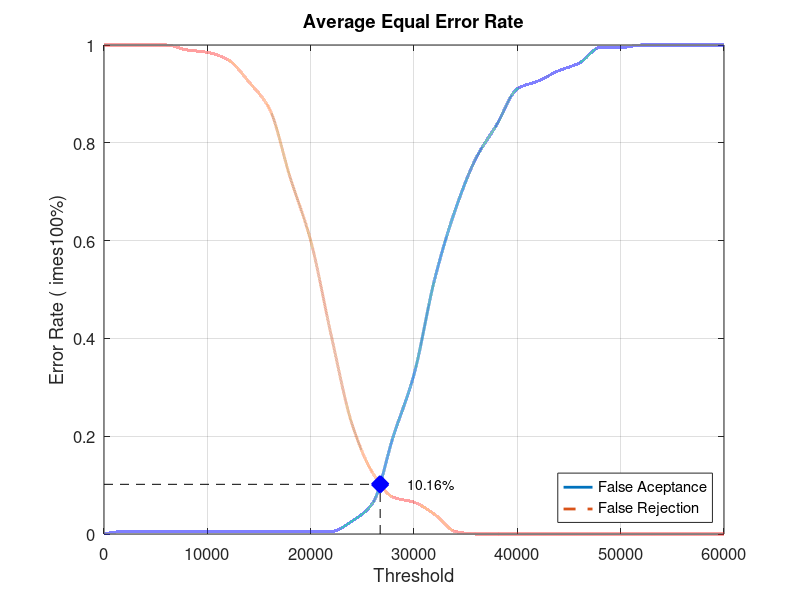
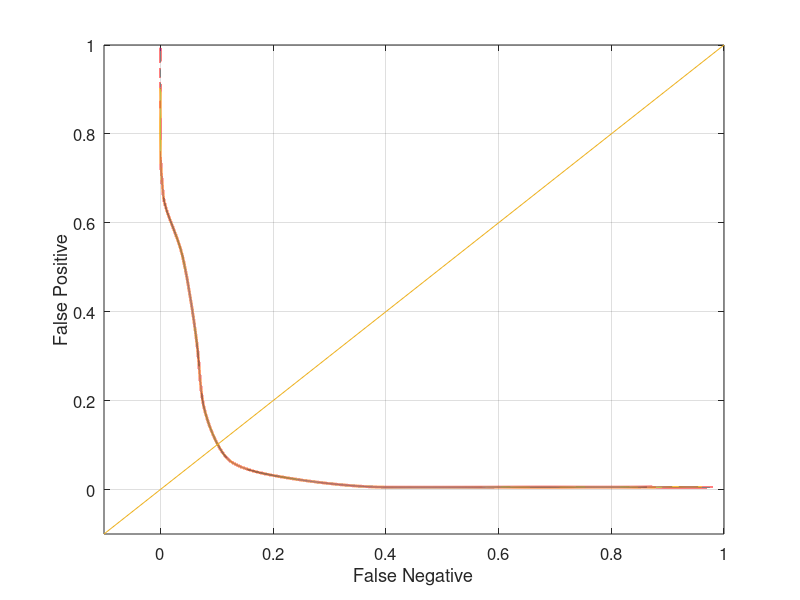

The MATLAB script that drew these images, in order:
close all;
clear;
clc;
x = 0:2000:60000;
xq = 0:0.5:60000;

y0 = [0 0.00526316 0.00526316 0.00526316 0.00526316 0.00526316 0.00526316 0.00526316 0.00526316 0.00526316 0.00526316 0.00526316 0.0263158 0.0631579 0.2 0.326316 0.521053 0.663158 0.768421 0.836842 0.910526 0.926316 0.947368 0.963158 0.994737 0.994737 1 1 1 1 1]
yy0 = interp1(x, y0, xq, 'pchip');
y1 = [1 1 1 1 0.99 0.985 0.97 0.925 0.87 0.73 0.6 0.405 0.225 0.125 0.075 0.065 0.04 0.005 0 0 0 0 0 0 0 0 0 0 0 0 0]
yy1 = interp1(x, y1, xq, 'pchip');

% Calculating EER: 
y2 = abs(y0 - y1);
find(y2 == min(y2))
yy2 = abs(yy0 - yy1);
xEER = find(yy2 == min(yy2));
xEERIndex = xq(xEER) % X-axis EER
yEER = yy0(xEER) % Y-axis EER

main = figure
plot(xq, yy0,'-','LineWidth', 2);	hold on
plot(xq, yy1,'--','LineWidth', 2);	hold on
plot([xEERIndex xEERIndex], [0 yEER], 'k--');	hold on
plot([0 xEERIndex], [yEER yEER], 'k--');	hold on
plot(xEERIndex, yEER, 'bx', 'LineWidth', 10);	hold on
text(xEERIndex + 10 * xEERIndex / 100, yEER, [num2str(round((10000 * yEER)) / 100) '%'])
legend('False Aceptance', 'False Rejection', 'Location', 'SouthEast')
xlabel('Threshold')
ylabel('Error Rate (	imes100%)')
title('Average Equal Error Rate')
set(gca, 'FontSize', 12)
axis([0 60000 0 1])
grid on

print(main, 'Database1_3Main', '-dpng');
FNRxFPR = figure('Color', [1 1 1]);
plot(yy1, yy0, '-', yy1, yy0, 'LineWidth', 2);
hold on
y = -0.1:0.1:1
plot(y, y); 
set(gca, 'FontSize', 12)
xlabel('False Negative')
ylabel('False Positive')
axis([-0.1 1 -0.1 1])
set(gca, 'FontSize', 12)
grid on

print(FNRxFPR, 'Database1_3FNRxFPR','-dpng');
